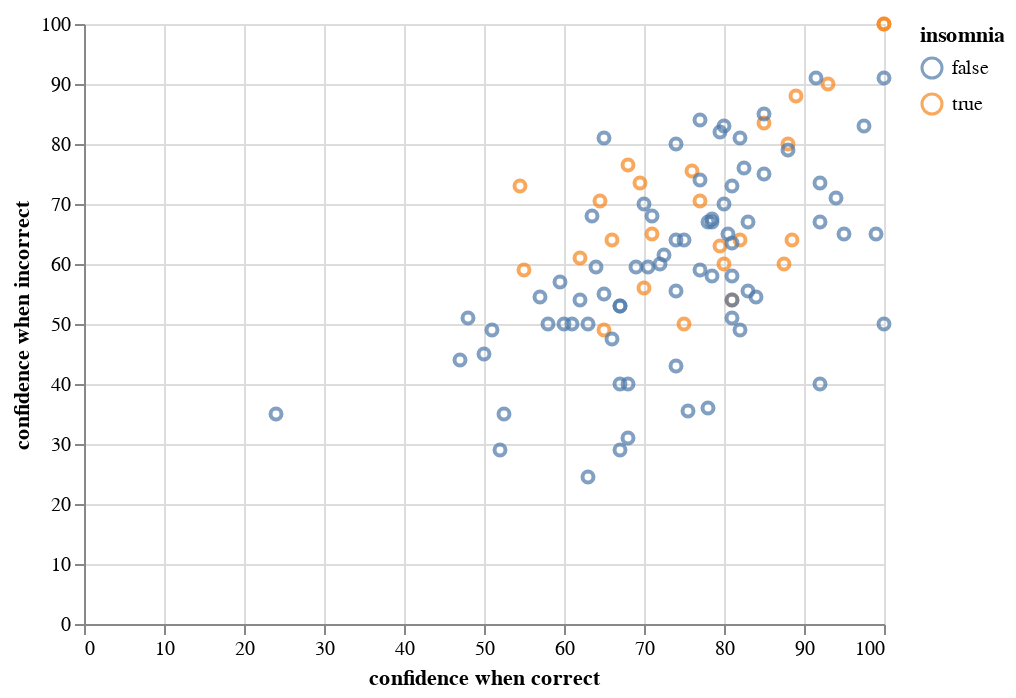

The notebook cell saved with this chart:
### Markdown cell above
## Altair encodings

An **encoding** maps properties of the data to visual properties. In the first plot we made, we mapped the confidence when correct to the x-position of a mark. We call a mapping of data to a visual property an **encoding channel**. The channel I just described is an `x` channel. There are many more visual properties besides position of marks. You can find a complete list in the [Altair docs](https://altair-viz.github.io/user_guide/encoding.html#encoding-channels). `color` is a very commonly used encoding.

### Code cell
alt.Chart(df
    ).mark_point(
    ).encode(
        x='confidence when correct:Q',
        y='confidence when incorrect:Q',
        color='insomnia:N')
